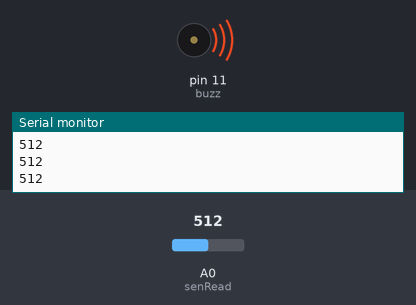
The sketch below on a simulated Arduino Uno, built with avr-gcc and run on an emulated ATmega328P. On the bench: buzzer (waves = sounding, pin HIGH), the last lines printed to the serial monitor. Inputs (shaded band) come from the test bench; at power-on: A0 (senRead) = 512.

Above: at 1.2 s.
1.3 s: A0 (senRead) set to 837
2.8 s: A0 (senRead) set to 860
At 3.1 s:
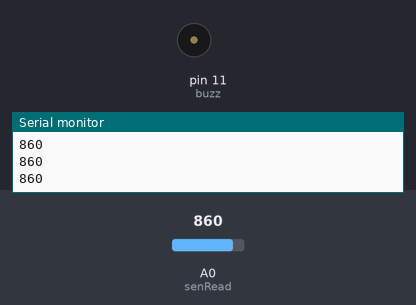
4.3 s: A0 (senRead) set to 840
At 5.5 s:
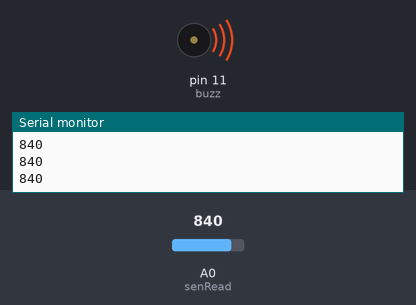
5.8 s: A0 (senRead) set to 900
At 6.7 s:
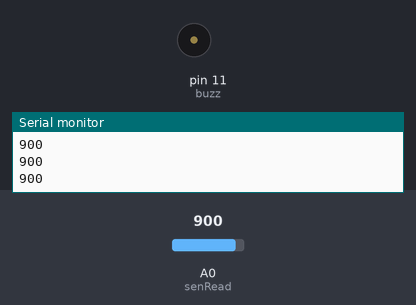
Timing chart, 0 to 8.3 s (numbered marks = the images above; inputs shaded):
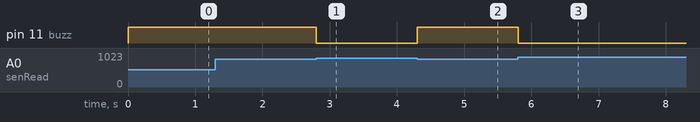

The sketch:

2a.ino
```cpp
int buzz = 11;
int senRead = 0;
int limit = 850;
int buz;
int pd;

void setup(){
  pinMode(pd,OUTPUT);
  pinMode(buzz,OUTPUT);
  digitalWrite(buz,LOW);
  Serial.begin(9600);
}
void loop(){
  int val=analogRead(senRead);
  Serial.println(val);
  if(val <= limit){
    digitalWrite(buzz,HIGH);
    delay(20);
  }else if(val > limit){
    digitalWrite(buzz,LOW);
    delay(20);
  }
}
```

Measured:
- the behaviour switches between 850 and 851 on A0 (senRead) (found by bisection; images 0 and 1)
- after the input at 2.8 s, pin 11 (buzz): HIGH → LOW at once
- after the input at 4.3 s, pin 11 (buzz): LOW → HIGH at once
- after the input at 5.8 s, pin 11 (buzz): HIGH → LOW at once
